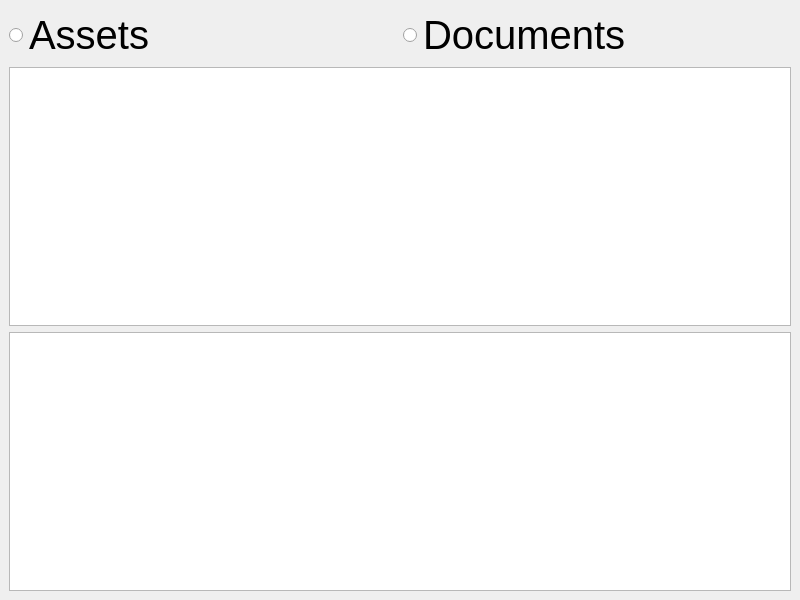
<?xml version="1.0" encoding="UTF-8"?>
<ui version="4.0">
 <class>FileListWindow</class>
 <widget class="QMainWindow" name="FileListWindow">
  <property name="geometry">
   <rect>
    <x>0</x>
    <y>0</y>
    <width>800</width>
    <height>600</height>
   </rect>
  </property>
  <property name="windowTitle">
   <string>MainWindow</string>
  </property>
  <widget class="QWidget" name="centralwidget">
   <layout class="QVBoxLayout" name="verticalLayout">
    <item>
     <layout class="QHBoxLayout" name="horizontalLayout">
      <item>
       <widget class="QRadioButton" name="rbAssets">
        <property name="font">
         <font>
          <pointsize>30</pointsize>
         </font>
        </property>
        <property name="text">
         <string>Assets</string>
        </property>
       </widget>
      </item>
      <item>
       <widget class="QRadioButton" name="rbDocuments">
        <property name="font">
         <font>
          <pointsize>30</pointsize>
         </font>
        </property>
        <property name="text">
         <string>Documents</string>
        </property>
       </widget>
      </item>
     </layout>
    </item>
    <item>
     <widget class="QTreeView" name="fileListView"/>
    </item>
    <item>
     <widget class="QListView" name="samplesListView"/>
    </item>
   </layout>
  </widget>
 </widget>
 <resources/>
 <connections/>
</ui>
